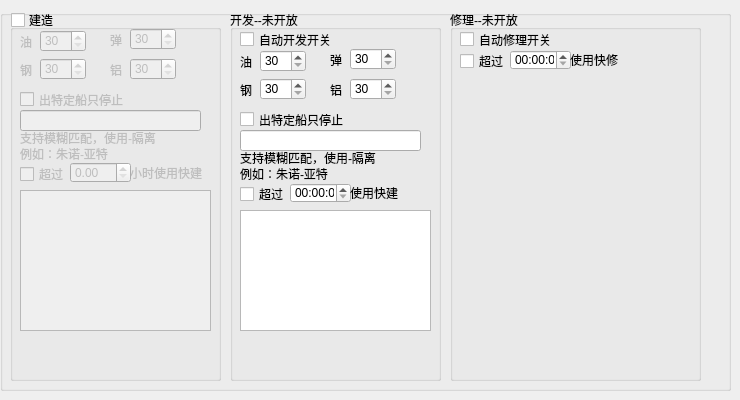
    <widget class="QWidget" name="page_6">
     <widget class="QGroupBox" name="groupBox_18">
      <property name="geometry">
       <rect>
        <x>0</x>
        <y>10</y>
        <width>731</width>
        <height>381</height>
       </rect>
      </property>
      <property name="title">
       <string/>
      </property>
      <widget class="QGroupBox" name="cb_build">
       <property name="geometry">
        <rect>
         <x>10</x>
         <y>0</y>
         <width>211</width>
         <height>371</height>
        </rect>
       </property>
       <property name="title">
        <string>建造</string>
       </property>
       <property name="flat">
        <bool>false</bool>
       </property>
       <property name="checkable">
        <bool>true</bool>
       </property>
       <property name="checked">
        <bool>false</bool>
       </property>
       <widget class="QLabel" name="label_26">
        <property name="geometry">
         <rect>
          <x>10</x>
          <y>120</y>
          <width>201</width>
          <height>16</height>
         </rect>
        </property>
        <property name="text">
         <string>支持模糊匹配，使用-隔离</string>
        </property>
       </widget>
       <widget class="QLineEdit" name="ed_build_unusual">
        <property name="geometry">
         <rect>
          <x>10</x>
          <y>100</y>
          <width>181</width>
          <height>21</height>
         </rect>
        </property>
       </widget>
       <widget class="QLabel" name="label_27">
        <property name="geometry">
         <rect>
          <x>10</x>
          <y>136</y>
          <width>201</width>
          <height>16</height>
         </rect>
        </property>
        <property name="text">
         <string>例如：朱诺-亚特</string>
        </property>
       </widget>
       <widget class="QCheckBox" name="cb_build_unusual">
        <property name="geometry">
         <rect>
          <x>10</x>
          <y>80</y>
          <width>141</width>
          <height>19</height>
         </rect>
        </property>
        <property name="text">
         <string>出特定船只停止</string>
        </property>
       </widget>
       <widget class="QLabel" name="label_28">
        <property name="geometry">
         <rect>
          <x>10</x>
          <y>22</y>
          <width>21</width>
          <height>20</height>
         </rect>
        </property>
        <property name="text">
         <string>油</string>
        </property>
       </widget>
       <widget class="QSpinBox" name="ed_build_o">
        <property name="geometry">
         <rect>
          <x>30</x>
          <y>20</y>
          <width>46</width>
          <height>22</height>
         </rect>
        </property>
        <property name="minimum">
         <number>30</number>
        </property>
        <property name="maximum">
         <number>999</number>
        </property>
       </widget>
       <widget class="QSpinBox" name="ed_build_ammo">
        <property name="geometry">
         <rect>
          <x>120</x>
          <y>18</y>
          <width>46</width>
          <height>22</height>
         </rect>
        </property>
        <property name="minimum">
         <number>30</number>
        </property>
        <property name="maximum">
         <number>999</number>
        </property>
       </widget>
       <widget class="QLabel" name="label_29">
        <property name="geometry">
         <rect>
          <x>100</x>
          <y>20</y>
          <width>21</width>
          <height>20</height>
         </rect>
        </property>
        <property name="text">
         <string>弹</string>
        </property>
       </widget>
       <widget class="QSpinBox" name="ed_build_s">
        <property name="geometry">
         <rect>
          <x>30</x>
          <y>48</y>
          <width>46</width>
          <height>22</height>
         </rect>
        </property>
        <property name="minimum">
         <number>30</number>
        </property>
        <property name="maximum">
         <number>999</number>
        </property>
       </widget>
       <widget class="QLabel" name="label_30">
        <property name="geometry">
         <rect>
          <x>10</x>
          <y>50</y>
          <width>21</width>
          <height>20</height>
         </rect>
        </property>
        <property name="text">
         <string>钢</string>
        </property>
       </widget>
       <widget class="QSpinBox" name="ed_build_al">
        <property name="geometry">
         <rect>
          <x>120</x>
          <y>48</y>
          <width>46</width>
          <height>22</height>
         </rect>
        </property>
        <property name="minimum">
         <number>30</number>
        </property>
        <property name="maximum">
         <number>999</number>
        </property>
       </widget>
       <widget class="QLabel" name="label_32">
        <property name="geometry">
         <rect>
          <x>100</x>
          <y>50</y>
          <width>21</width>
          <height>20</height>
         </rect>
        </property>
        <property name="text">
         <string>铝</string>
        </property>
       </widget>
       <widget class="QListWidget" name="lt_build">
        <property name="geometry">
         <rect>
          <x>10</x>
          <y>180</y>
          <width>191</width>
          <height>141</height>
         </rect>
        </property>
       </widget>
       <widget class="QCheckBox" name="cb_build_time">
        <property name="geometry">
         <rect>
          <x>10</x>
          <y>154</y>
          <width>61</width>
          <height>20</height>
         </rect>
        </property>
        <property name="text">
         <string>超过</string>
        </property>
       </widget>
       <widget class="QLabel" name="label_24">
        <property name="geometry">
         <rect>
          <x>120</x>
          <y>153</y>
          <width>81</width>
          <height>20</height>
         </rect>
        </property>
        <property name="text">
         <string>小时使用快建</string>
        </property>
       </widget>
       <widget class="QDoubleSpinBox" name="ed_time">
        <property name="geometry">
         <rect>
          <x>60</x>
          <y>152</y>
          <width>61</width>
          <height>21</height>
         </rect>
        </property>
       </widget>
      </widget>
      <widget class="QGroupBox" name="groupBox_21">
       <property name="geometry">
        <rect>
         <x>230</x>
         <y>0</y>
         <width>211</width>
         <height>371</height>
        </rect>
       </property>
       <property name="title">
        <string>开发--未开放</string>
       </property>
       <widget class="QCheckBox" name="cb_eq">
        <property name="geometry">
         <rect>
          <x>10</x>
          <y>20</y>
          <width>121</width>
          <height>19</height>
         </rect>
        </property>
        <property name="text">
         <string>自动开发开关</string>
        </property>
       </widget>
       <widget class="QTimeEdit" name="ed_eq_time">
        <property name="geometry">
         <rect>
          <x>60</x>
          <y>173</y>
          <width>61</width>
          <height>20</height>
         </rect>
        </property>
       </widget>
       <widget class="QCheckBox" name="cb_eq_unusual">
        <property name="geometry">
         <rect>
          <x>10</x>
          <y>100</y>
          <width>141</width>
          <height>19</height>
         </rect>
        </property>
        <property name="text">
         <string>出特定船只停止</string>
        </property>
       </widget>
       <widget class="QLabel" name="label_33">
        <property name="geometry">
         <rect>
          <x>120</x>
          <y>173</y>
          <width>72</width>
          <height>20</height>
         </rect>
        </property>
        <property name="text">
         <string>使用快建</string>
        </property>
       </widget>
       <widget class="QListWidget" name="lt_eq">
        <property name="geometry">
         <rect>
          <x>10</x>
          <y>200</y>
          <width>191</width>
          <height>121</height>
         </rect>
        </property>
       </widget>
       <widget class="QSpinBox" name="cb_eq_ammo">
        <property name="geometry">
         <rect>
          <x>120</x>
          <y>38</y>
          <width>46</width>
          <height>22</height>
         </rect>
        </property>
        <property name="minimum">
         <number>30</number>
        </property>
        <property name="maximum">
         <number>999</number>
        </property>
       </widget>
       <widget class="QCheckBox" name="cb_eq_time">
        <property name="geometry">
         <rect>
          <x>10</x>
          <y>174</y>
          <width>51</width>
          <height>20</height>
         </rect>
        </property>
        <property name="text">
         <string>超过</string>
        </property>
       </widget>
       <widget class="QSpinBox" name="cb_eq_s">
        <property name="geometry">
         <rect>
          <x>30</x>
          <y>68</y>
          <width>46</width>
          <height>22</height>
         </rect>
        </property>
        <property name="minimum">
         <number>30</number>
        </property>
        <property name="maximum">
         <number>999</number>
        </property>
       </widget>
       <widget class="QLabel" name="label_34">
        <property name="geometry">
         <rect>
          <x>10</x>
          <y>70</y>
          <width>21</width>
          <height>20</height>
         </rect>
        </property>
        <property name="text">
         <string>钢</string>
        </property>
       </widget>
       <widget class="QSpinBox" name="cb_eq_al">
        <property name="geometry">
         <rect>
          <x>120</x>
          <y>68</y>
          <width>46</width>
          <height>22</height>
         </rect>
        </property>
        <property name="minimum">
         <number>30</number>
        </property>
        <property name="maximum">
         <number>999</number>
        </property>
       </widget>
       <widget class="QSpinBox" name="cb_eq_o">
        <property name="geometry">
         <rect>
          <x>30</x>
          <y>40</y>
          <width>46</width>
          <height>22</height>
         </rect>
        </property>
        <property name="minimum">
         <number>30</number>
        </property>
        <property name="maximum">
         <number>999</number>
        </property>
       </widget>
       <widget class="QLabel" name="label_35">
        <property name="geometry">
         <rect>
          <x>100</x>
          <y>40</y>
          <width>21</width>
          <height>20</height>
         </rect>
        </property>
        <property name="text">
         <string>弹</string>
        </property>
       </widget>
       <widget class="QLabel" name="label_37">
        <property name="geometry">
         <rect>
          <x>10</x>
          <y>156</y>
          <width>201</width>
          <height>16</height>
         </rect>
        </property>
        <property name="text">
         <string>例如：朱诺-亚特</string>
        </property>
       </widget>
       <widget class="QLabel" name="label_38">
        <property name="geometry">
         <rect>
          <x>100</x>
          <y>70</y>
          <width>21</width>
          <height>20</height>
         </rect>
        </property>
        <property name="text">
         <string>铝</string>
        </property>
       </widget>
       <widget class="QLabel" name="label_39">
        <property name="geometry">
         <rect>
          <x>10</x>
          <y>42</y>
          <width>21</width>
          <height>20</height>
         </rect>
        </property>
        <property name="text">
         <string>油</string>
        </property>
       </widget>
       <widget class="QLineEdit" name="ed_eq_unusual">
        <property name="geometry">
         <rect>
          <x>10</x>
          <y>120</y>
          <width>181</width>
          <height>21</height>
         </rect>
        </property>
       </widget>
       <widget class="QLabel" name="label_40">
        <property name="geometry">
         <rect>
          <x>10</x>
          <y>140</y>
          <width>201</width>
          <height>16</height>
         </rect>
        </property>
        <property name="text">
         <string>支持模糊匹配，使用-隔离</string>
        </property>
       </widget>
      </widget>
      <widget class="QGroupBox" name="groupBox_22">
       <property name="geometry">
        <rect>
         <x>450</x>
         <y>0</y>
         <width>251</width>
         <height>371</height>
        </rect>
       </property>
       <property name="title">
        <string>修理--未开放</string>
       </property>
       <widget class="QCheckBox" name="cb_repair_2">
        <property name="geometry">
         <rect>
          <x>10</x>
          <y>20</y>
          <width>121</width>
          <height>19</height>
         </rect>
        </property>
        <property name="text">
         <string>自动修理开关</string>
        </property>
       </widget>
       <widget class="QCheckBox" name="cb_repair_time">
        <property name="geometry">
         <rect>
          <x>10</x>
          <y>41</y>
          <width>91</width>
          <height>20</height>
         </rect>
        </property>
        <property name="text">
         <string>超过</string>
        </property>
       </widget>
       <widget class="QTimeEdit" name="ed_repair_time">
        <property name="geometry">
         <rect>
          <x>60</x>
          <y>40</y>
          <width>61</width>
          <height>20</height>
         </rect>
        </property>
       </widget>
       <widget class="QLabel" name="label_42">
        <property name="geometry">
         <rect>
          <x>120</x>
          <y>40</y>
          <width>72</width>
          <height>20</height>
         </rect>
        </property>
        <property name="text">
         <string>使用快修</string>
        </property>
       </widget>
      </widget>
     </widget>
    </widget>
